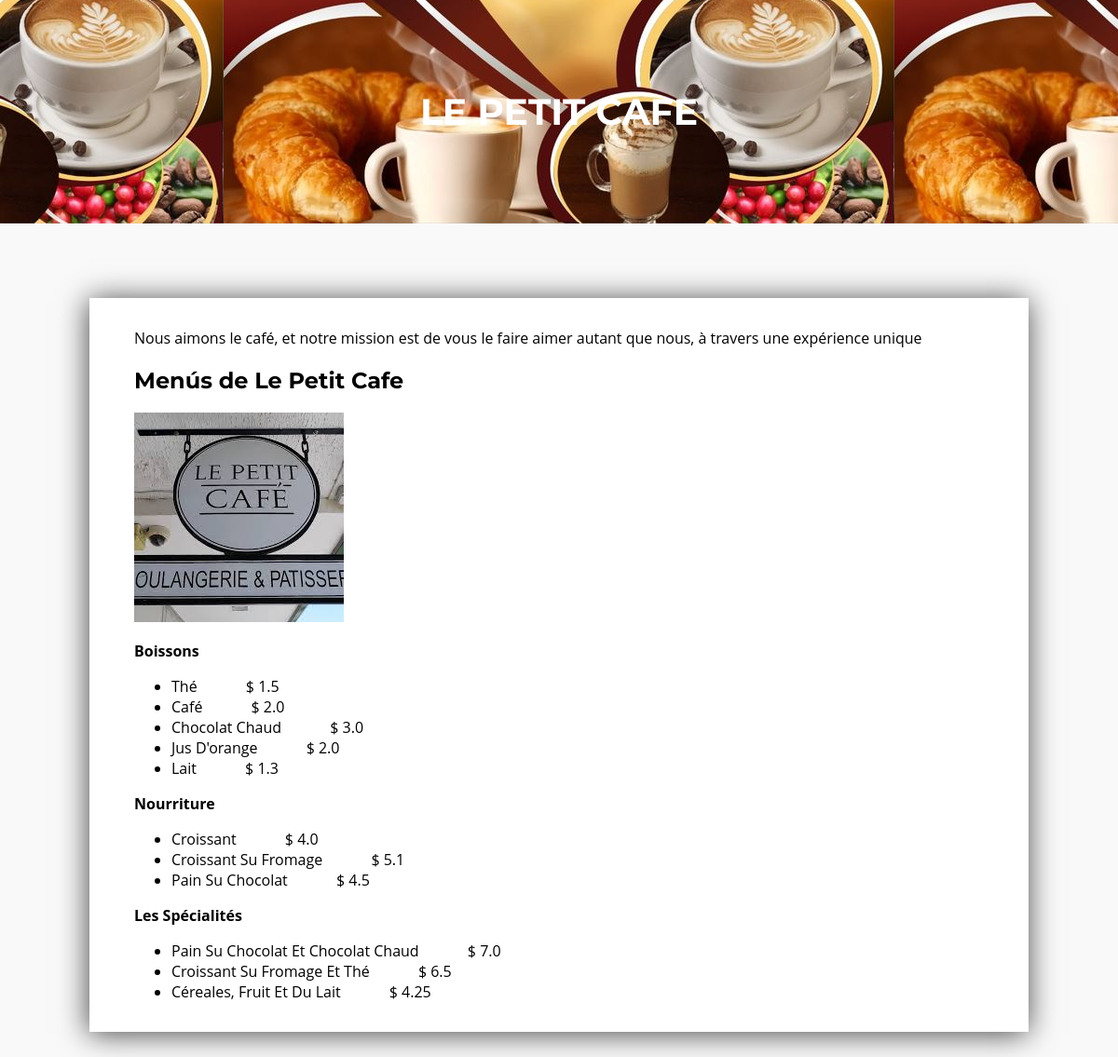
Screenshot of /restaurants/menu/le-petit-cafe with the database file from the repository.
### restaurants/models.py (models this page shows, shortened)
class Restaurant(models.Model):
    name = models.CharField(max_length=50, verbose_name='Nombre')
    restaurant_test = models.BooleanField(default=False)
    description = models.TextField(default="", null=False)
    foto_restaurante = models.ImageField(upload_to='media/', default='path/to/my/default/image.jpg')
    foto_portada = models.ImageField(upload_to='media/', default='path/to/my/default/image.jpg')
    foto_portada_secundaria = models.ImageField(upload_to='media/', default='path/to/my/default/image.jpg')
    foto_qr = models.ImageField(upload_to="media/", default='path/to/my/default/image.jpg')
    link = models.TextField(default="#", verbose_name='link')
    created_at = models.DateField(
        auto_now_add=True, verbose_name='Fecha de creación')
    updated_at = models.DateField(
        auto_now=True, verbose_name='Última actualización')
    class Meta:
        verbose_name = 'Restaurante'
        verbose_name_plural = 'Restaurantes'

class Category(models.Model):
    category_name = models.CharField(max_length=50, verbose_name='Nombre de Categoría')
    category_show = models.CharField(max_length=50, verbose_name='Nombre de categoría a mostrar', null=True)
    menu_id = models.ForeignKey('Menu', on_delete=models.CASCADE, verbose_name='Menú', null=True)
    created_at = models.DateField(
        auto_now_add=True, verbose_name='Fecha de creación')
    updated_at = models.DateField(
        auto_now=True, verbose_name='Última actualización')

class Product(models.Model):
    currency = (
        ('C$', 'C$'),
        ('$', '$')
    )
    category_id = models.ForeignKey('Category', on_delete=models.CASCADE, verbose_name='Category', null=True)
    product_name = models.CharField(max_length=50, verbose_name='Producto')
    description = models.TextField(verbose_name='Descripción')
    price = models.FloatField(verbose_name='Precio')
    currency = models.CharField(max_length=50, verbose_name='Moneda', choices=currency, default="C$")
    product_image = models.ImageField(upload_to='media/', default='path/to/my/default/image.jpg')
    created_at = models.DateField(
        auto_now_add=True, verbose_name='Fecha de creación')
    updated_at = models.DateField(
        auto_now=True, verbose_name='Última actualización')
    class Meta:
        verbose_name = 'Producto'
        verbose_name_plural = 'Productos'

### restaurants/views.py (the view)
# urls.py: path('menu/<link>', menu)
def menu(request, link):
    restaurant = Restaurant.objects.get(link=link)
    restaurant_id = restaurant.id
    menu_id = Menu.objects.get(restaurant=restaurant_id).id
    categorias = Category.objects.filter(menu_id=menu_id).select_related('menu_id')
    productos = Product.objects.select_related('category_id')
    context={
        'restaurant':restaurant,
        'categories' : categorias,
        'products': productos
    }
    return render(request, 'restaurants/menu.html', context)

### restaurants/templates/restaurants/menu.html (shortened to what this page needs)
{% include "general/header.html" %}
<section class="menu-section-principal">
        <section class="article-portada-principal">
            <h1>
                {{restaurant.name}}
            </h1>
        </section>
        <section class="menus-section-menus">
            <section class="menus-section-menus-secundario">
                <p>
                    {{restaurant.description}}
                </p>
                <h2>Menús de {{restaurant.name}}</h2>
                <img class="imagen-portada-secundaria" src="/media/{{restaurant.foto_portada_secundaria}}" alt="">
                {% for i in categories %}
                    <p>
                        <strong>{{i.category_show}}</strong>
                    </p>
                    <ul>
                        {% for n in products %}
                            {% if n.category_id.id == i.id %}
                            <li>
                                    <span class="nombre-producto">{{n.product_name}}</span>
                                    <span class="precio-producto">{{n.currency}} {{n.price}}</span>
                                </li>
                            {% endif %}
                        {% endfor %}
                    </ul>
                {% endfor %}
            </section>
        </section>
</section>

### restaurants/templates/general/header.html (shortened to what this page needs)
<!DOCTYPE html>
<html lang="en">
<head>
    {% load static %}
    <link rel="stylesheet" type="text/css" href="{% static 'css/index.css' %}">
    <link rel="stylesheet" type="text/css" href="{% static 'css/header.css' %}">
    <link rel="stylesheet" href="https://use.fontawesome.com/releases/v5.14.0/css/all.css">
</head>
<body>

### restaurants/static/css/index.css (style rules this page uses)
body { margin: 0; }
h1,h2,h3,h4,h5 { font-family: Montserrat, Helvetica, Arial, sans-serif; }
p, li, form, input, input::placeholder, textarea, textarea::placeholder { font-family: 'Open Sans', 'Helvetica Neue', sans-serif }

### rows the page displays
Restaurant: name "LE PETIT CAFE", description "Nous aimons le café, et notre mission est de vous le faire aimer autant que nous, à travers une expérience unique", name "Le Petit Cafe", foto_portada_secundaria (picture)
Category: category_show "Boissons"
Product: product_name "Thé", currency "$", price "1.5"
Product: product_name "Café", currency "$", price "2.0"
Product: product_name "Chocolat Chaud", currency "$", price "3.0"
Product: product_name "Jus D'orange", currency "$", price "2.0"
Product: product_name "Lait", currency "$", price "1.3"
Category: category_show "Nourriture"
Product: product_name "Croissant", currency "$", price "4.0"
Product: product_name "Croissant Su Fromage", currency "$", price "5.1"
Product: product_name "Pain Su Chocolat", currency "$", price "4.5"
Category: category_show "Les Spécialités"
Product: product_name "Pain Su Chocolat Et Chocolat Chaud", currency "$", price "7.0"
Product: product_name "Croissant Su Fromage Et Thé", currency "$", price "6.5"
Product: product_name "Céreales, Fruit Et Du Lait", currency "$", price "4.25"
